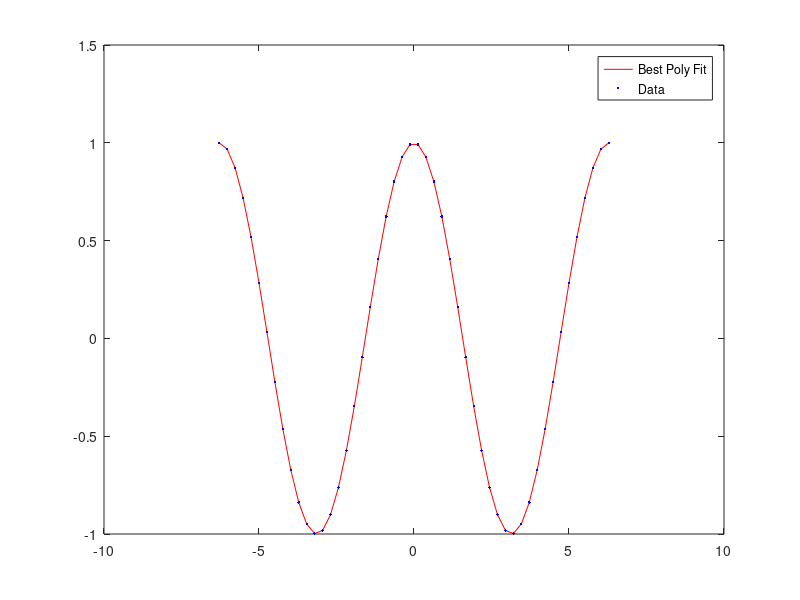

Reproduce this figure in MATLAB.
function fit_Polynomial_Series()


% initializes # of points and data points
%N = 10;
N = 50;
%N = 250;
xData = linspace(-2*pi,2*pi,N);
yData = cos(xData)';

% takes each x value and puts it into a matrix where each row in the matrix
% takes the x and puts it to a power j for each column entry
for i = 1:N
    x = xData(i);
    y = yData(i);
    for j=1:13
        A(i,j) = x^(j-1);
    end
  
    % takes each y value and makes a column matrix where each row
    % corresponds to a x value
    B(i,:) = y;
end
   
% calculates the psuedo inverse and multiples by the matrix of y values
beta = inv(A'*A)*A'*B;
    
for i = 1:N
    x = xData(i);
    
    % initializes summation matrix
    f(i,1) = 0;
    
    %initializes counter
    j=1;
    
    % takes each power of x and multiplies it by the corresponding beta
    % values and adds them all together
    while j < 14
        f(i,1) = f(i,1) + beta(j) * x^(j-1);
        j = j+1;
    end
end

% plots the data and the line of best fit
plot(xData,f,'red','MarkerSize',4)
hold on;
plot(xData,yData,'b.','MarkerSize',6)
legend('Best Poly Fit','Data')
hold off;

% calculates residual
res = B - A*beta;
    
% calculates l2 norm of residual and prints it
l2_err = sqrt(res'*res)

%%%%%%%%%%%%%%%%%%%%%%%%%%%%%%%%
%
% As N increases, the residual gets smaller. Are you asking for residual or
% l2 norm.
%
% Calc B? Taylor Series? Beta?
%
% I dont know
% 
% Maybe
%
%%%%%%%%%%%%%%%%%%%%%%%%%%%%%%%%
        